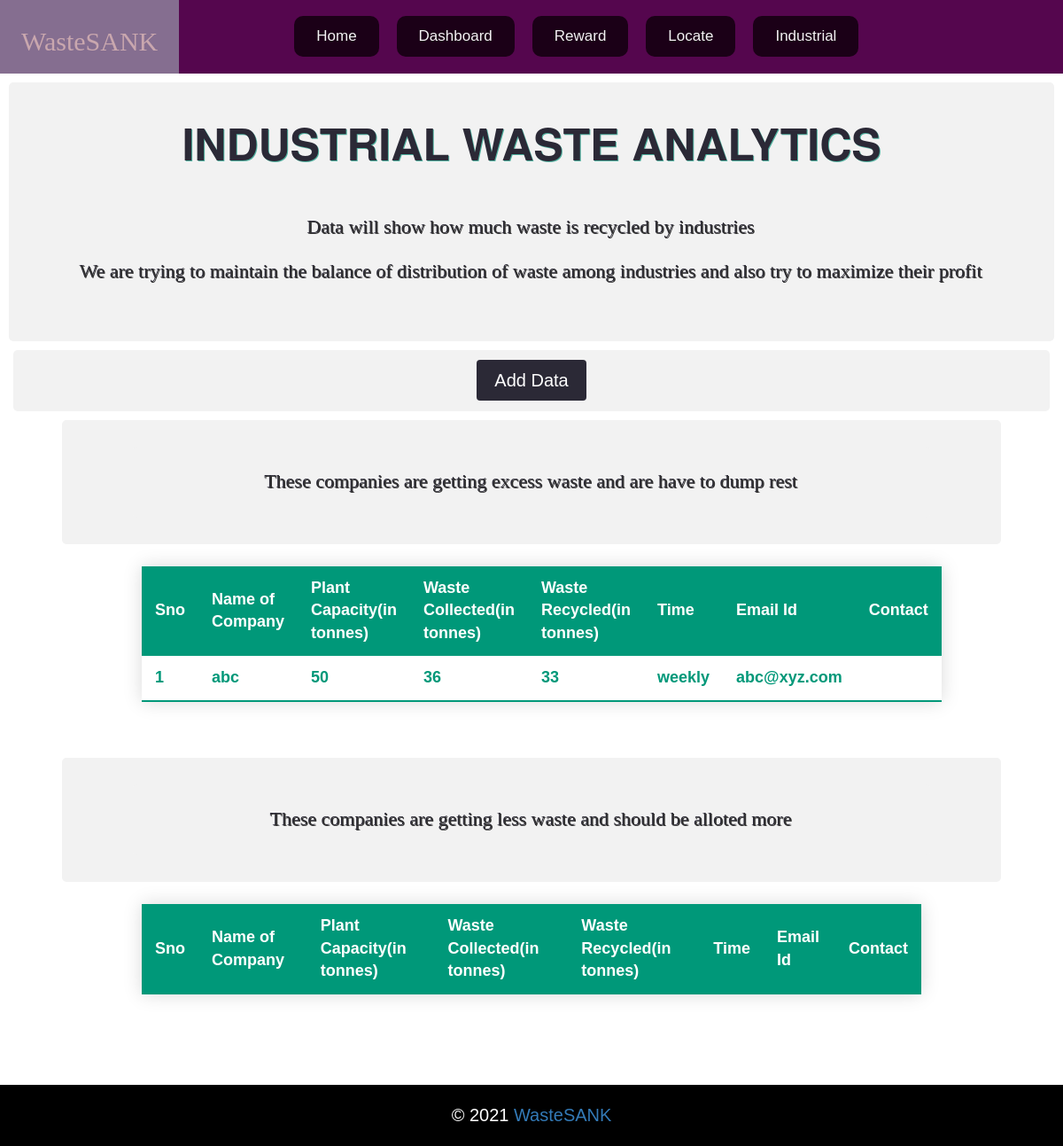
The page /industry on the database as committed earlier.
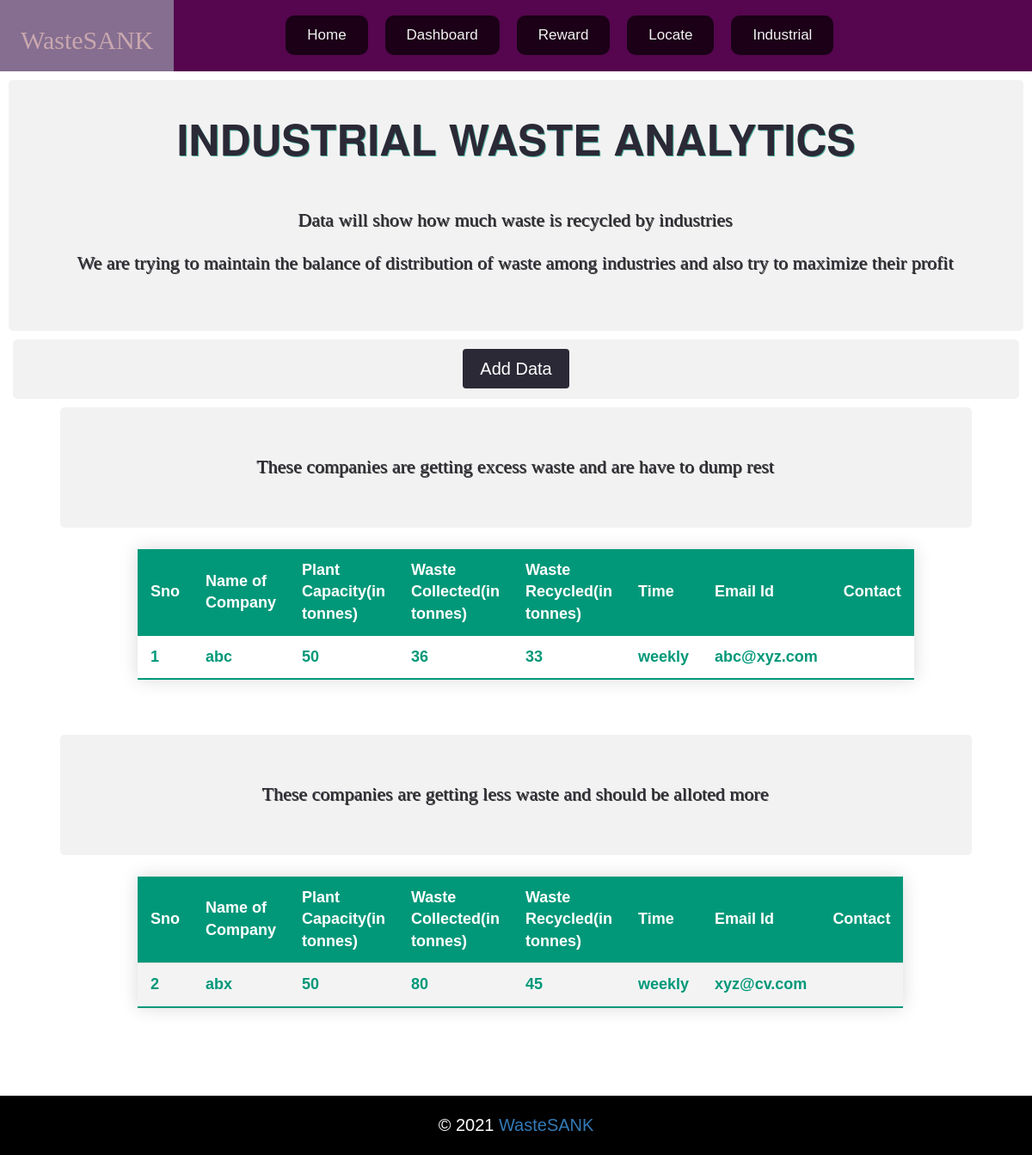
The same page on the database as committed later.
### app.py (models this page shows)
class Industrydb(db.Model):
    sno=db.Column(db.Integer,primary_key=True)
    name=db.Column(db.String(50),nullable=False)
    plantcap=db.Column(db.Integer,nullable=False)
    waste_collected=db.Column(db.Integer,nullable=False)
    waste_recycled=db.Column(db.Integer,nullable=False)
    Time=db.Column(db.String(20),nullable=False)
    emailid=db.Column(db.String(50),nullable=False)
    phoneno=db.Column(db.Integer)

### app.py (the view, shortened to what this page needs)
@app.route('/industry',methods=['GET','POST'])
def industry():
   industry=Industrydb.query.all()
   return render_template('industry.html',industry=industry)

### templates/industry.html (shortened to what this page needs)
{% extends 'base.html' %}
{% block body %}
<section>
    <div class="goalbox" >
        <h1>Industrial Waste analytics</h1>
        <br>
        <p> Data will show how much waste is recycled by industries </p>
        <p >We are trying to maintain the balance of distribution of waste among industries and also try to maximize their profit</p>
        <br>
    </div>
    <div class="container text-center">
        <a href="/industryform" style="float: none;" class="but" >Add Data</a>
    </div>
    <div  class="centertable">
        <div class="goalbox">
        <p class="goalbox"> These companies are getting excess waste and are have to dump rest</p>
    </div>
            <table class="styled-table">
            <thead>
                <tr>
                    <th>Sno</th>
                    <th>Name of Company</th>
                    <th>Plant Capacity(in tonnes)</th>
                    <th>Waste Collected(in tonnes)</th>
                    <th>Waste Recycled(in tonnes)</th>
                    <th>Time</th>
                    <th>Email Id</th>
                    <th>Contact</th>
                </tr>
            </thead>
            <tbody>
                {% for x in industry %}
                <tr class="active-row">
                    {%if x.plantcap>x.waste_collected %}
                    <td>{{x.sno}}</td>
                    <td>{{x.name}}</td>
                    <td>{{x.plantcap}}</td>
                    <td>{{x.waste_collected}}</td>
                    <td>{{x.waste_recycled}}</td>
                    <td>{{x.Time}}</td>
                    <td>{{x.emailid}}</td>
                    <td>{{x.phoneno}}</td>
                    </tr>
                    {% endif %}
                    {% endfor %}
            </tbody>
        </table>
    </div>
<br>
    <div  class="centertable">
        <div class="goalbox">
        <p class="goalbox"> These companies are getting less waste and should be alloted more</p>
    </div>
            <table class="styled-table">
            <thead>
                <tr>
                    <th>Sno</th>
                    <th>Name of Company</th>
                    <th>Plant Capacity(in tonnes)</th>
                    <th>Waste Collected(in tonnes)</th>
                    <th>Waste Recycled(in tonnes)</th>
                    <th>Time</th>
                    <th>Email Id</th>
                    <th>Contact</th>
                </tr>
            </thead>
            <tbody>
                {% for x in industry %}
                <tr class="active-row">
                    {%if x.waste_collected>x.plantcap %}
                    <td>{{x.sno}}</td>
                    <td>{{x.name}}</td>
                    <td>{{x.plantcap}}</td>
                    <td>{{x.waste_collected}}</td>
                    <td>{{x.waste_recycled}}</td>
                    <td>{{x.Time}}</td>
                    <td>{{x.emailid}}</td>
                    <td>{{x.phoneno}}</td>
                    </tr>
                    {% endif %}
                    {% endfor %}
            </tbody>
        </table>
    </div>
    {% endblock body %}

Rows that differ between the two databases and show on the page:
added Industrydb: sno "2", name "abx", plantcap "50", waste_collected "80", waste_recycled "45", Time "weekly", emailid "xyz@cv.com"
